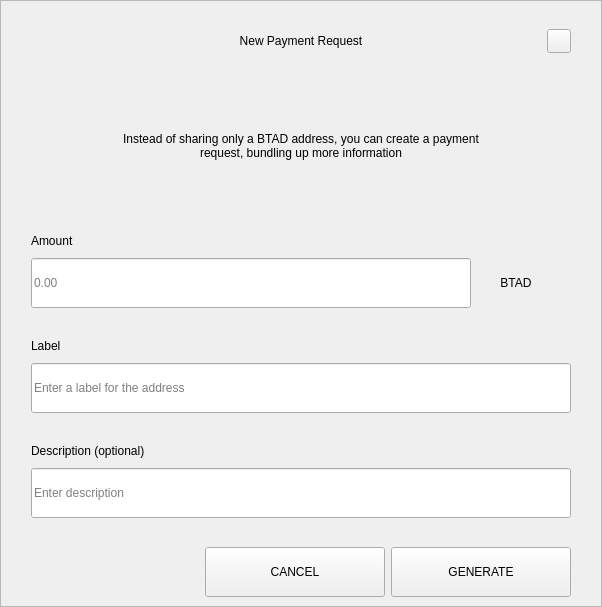
<?xml version="1.0" encoding="UTF-8"?>
<ui version="4.0">
 <class>RequestDialog</class>
 <widget class="QDialog" name="RequestDialog">
  <property name="geometry">
   <rect>
    <x>0</x>
    <y>0</y>
    <width>602</width>
    <height>607</height>
   </rect>
  </property>
  <property name="windowTitle">
   <string>Dialog</string>
  </property>
  <layout class="QVBoxLayout" name="verticalLayout_5">
   <property name="spacing">
    <number>0</number>
   </property>
   <property name="leftMargin">
    <number>0</number>
   </property>
   <property name="topMargin">
    <number>0</number>
   </property>
   <property name="rightMargin">
    <number>0</number>
   </property>
   <property name="bottomMargin">
    <number>0</number>
   </property>
   <item>
    <widget class="QFrame" name="frame">
     <property name="styleSheet">
      <string notr="true"/>
     </property>
     <property name="frameShape">
      <enum>QFrame::StyledPanel</enum>
     </property>
     <property name="frameShadow">
      <enum>QFrame::Raised</enum>
     </property>
     <layout class="QVBoxLayout" name="verticalLayout_4" stretch="1,0,0">
      <property name="spacing">
       <number>0</number>
      </property>
      <property name="leftMargin">
       <number>30</number>
      </property>
      <property name="topMargin">
       <number>20</number>
      </property>
      <property name="rightMargin">
       <number>30</number>
      </property>
      <property name="bottomMargin">
       <number>0</number>
      </property>
      <item>
       <layout class="QHBoxLayout" name="horizontalLayout_3">
        <property name="spacing">
         <number>0</number>
        </property>
        <item>
         <spacer name="horizontalSpacer_21">
          <property name="orientation">
           <enum>Qt::Horizontal</enum>
          </property>
          <property name="sizeHint" stdset="0">
           <size>
            <width>40</width>
            <height>20</height>
           </size>
          </property>
         </spacer>
        </item>
        <item>
         <widget class="QLabel" name="labelTitle">
          <property name="minimumSize">
           <size>
            <width>0</width>
            <height>40</height>
           </size>
          </property>
          <property name="maximumSize">
           <size>
            <width>16777215</width>
            <height>40</height>
           </size>
          </property>
          <property name="styleSheet">
           <string notr="true">padding-left:24px;</string>
          </property>
          <property name="text">
           <string>New Payment Request</string>
          </property>
          <property name="alignment">
           <set>Qt::AlignCenter</set>
          </property>
          <property name="margin">
           <number>7</number>
          </property>
         </widget>
        </item>
        <item>
         <spacer name="horizontalSpacer">
          <property name="orientation">
           <enum>Qt::Horizontal</enum>
          </property>
          <property name="sizeHint" stdset="0">
           <size>
            <width>40</width>
            <height>20</height>
           </size>
          </property>
         </spacer>
        </item>
        <item>
         <widget class="QPushButton" name="btnEsc">
          <property name="minimumSize">
           <size>
            <width>24</width>
            <height>24</height>
           </size>
          </property>
          <property name="maximumSize">
           <size>
            <width>24</width>
            <height>24</height>
           </size>
          </property>
          <property name="focusPolicy">
           <enum>Qt::NoFocus</enum>
          </property>
          <property name="text">
           <string/>
          </property>
         </widget>
        </item>
       </layout>
      </item>
      <item>
       <widget class="QStackedWidget" name="stack">
        <property name="minimumSize">
         <size>
          <width>540</width>
          <height>0</height>
         </size>
        </property>
        <property name="maximumSize">
         <size>
          <width>540</width>
          <height>16777215</height>
         </size>
        </property>
        <property name="currentIndex">
         <number>0</number>
        </property>
        <widget class="QWidget" name="page_1">
         <property name="minimumSize">
          <size>
           <width>540</width>
           <height>0</height>
          </size>
         </property>
         <property name="maximumSize">
          <size>
           <width>540</width>
           <height>16777215</height>
          </size>
         </property>
         <layout class="QVBoxLayout" name="layout1">
          <property name="spacing">
           <number>0</number>
          </property>
          <property name="leftMargin">
           <number>0</number>
          </property>
          <property name="topMargin">
           <number>0</number>
          </property>
          <property name="rightMargin">
           <number>0</number>
          </property>
          <property name="bottomMargin">
           <number>0</number>
          </property>
          <item>
           <spacer name="verticalSpacer_21">
            <property name="orientation">
             <enum>Qt::Vertical</enum>
            </property>
            <property name="sizeType">
             <enum>QSizePolicy::Fixed</enum>
            </property>
            <property name="sizeHint" stdset="0">
             <size>
              <width>20</width>
              <height>30</height>
             </size>
            </property>
           </spacer>
          </item>
          <item alignment="Qt::AlignHCenter">
           <widget class="QLabel" name="labelMessage">
            <property name="minimumSize">
             <size>
              <width>400</width>
              <height>50</height>
             </size>
            </property>
            <property name="text">
             <string>Instead of sharing only a BTAD address, you can create a payment request, bundling up more information</string>
            </property>
            <property name="alignment">
             <set>Qt::AlignCenter</set>
            </property>
            <property name="wordWrap">
             <bool>true</bool>
            </property>
           </widget>
          </item>
          <item alignment="Qt::AlignBottom">
           <widget class="QWidget" name="containerAmount" native="true">
            <layout class="QVBoxLayout" name="verticalLayout">
             <property name="spacing">
              <number>9</number>
             </property>
             <property name="leftMargin">
              <number>0</number>
             </property>
             <property name="topMargin">
              <number>0</number>
             </property>
             <property name="rightMargin">
              <number>0</number>
             </property>
             <property name="bottomMargin">
              <number>0</number>
             </property>
             <item>
              <widget class="QLabel" name="labelSubtitleAmount">
               <property name="minimumSize">
                <size>
                 <width>350</width>
                 <height>16</height>
                </size>
               </property>
               <property name="maximumSize">
                <size>
                 <width>16777215</width>
                 <height>16</height>
                </size>
               </property>
               <property name="text">
                <string>Amount</string>
               </property>
              </widget>
             </item>
             <item alignment="Qt::AlignTop">
              <widget class="QWidget" name="layoutAmount" native="true">
               <layout class="QHBoxLayout" name="horizontalLayout" stretch="2,0">
                <property name="spacing">
                 <number>0</number>
                </property>
                <property name="leftMargin">
                 <number>0</number>
                </property>
                <property name="topMargin">
                 <number>0</number>
                </property>
                <property name="rightMargin">
                 <number>0</number>
                </property>
                <property name="bottomMargin">
                 <number>0</number>
                </property>
                <item>
                 <widget class="QLineEdit" name="lineEditAmount">
                  <property name="minimumSize">
                   <size>
                    <width>0</width>
                    <height>50</height>
                   </size>
                  </property>
                  <property name="maximumSize">
                   <size>
                    <width>16777215</width>
                    <height>50</height>
                   </size>
                  </property>
                  <property name="placeholderText">
                   <string notr="true">0.00</string>
                  </property>
                 </widget>
                </item>
                <item>
                 <widget class="QWidget" name="comboContainer" native="true">
                  <property name="minimumSize">
                   <size>
                    <width>100</width>
                    <height>50</height>
                   </size>
                  </property>
                  <property name="maximumSize">
                   <size>
                    <width>16777215</width>
                    <height>50</height>
                   </size>
                  </property>
                  <layout class="QHBoxLayout" name="horizontalLayout_31">
                   <property name="spacing">
                    <number>0</number>
                   </property>
                   <property name="leftMargin">
                    <number>0</number>
                   </property>
                   <property name="topMargin">
                    <number>0</number>
                   </property>
                   <property name="rightMargin">
                    <number>10</number>
                   </property>
                   <property name="bottomMargin">
                    <number>0</number>
                   </property>
                   <item>
                    <widget class="QLabel" name="comboBoxCoin">
                     <property name="text">
                      <string>BTAD</string>
                     </property>
                     <property name="alignment">
                      <set>Qt::AlignCenter</set>
                     </property>
                    </widget>
                   </item>
                  </layout>
                 </widget>
                </item>
               </layout>
              </widget>
             </item>
            </layout>
           </widget>
          </item>
          <item>
           <spacer name="verticalSpacer_31">
            <property name="orientation">
             <enum>Qt::Vertical</enum>
            </property>
            <property name="sizeType">
             <enum>QSizePolicy::Fixed</enum>
            </property>
            <property name="sizeHint" stdset="0">
             <size>
              <width>20</width>
              <height>30</height>
             </size>
            </property>
           </spacer>
          </item>
          <item>
           <layout class="QVBoxLayout" name="verticalLayoutLabel">
            <property name="spacing">
             <number>9</number>
            </property>
            <item>
             <widget class="QLabel" name="labelSubtitleLabel">
              <property name="minimumSize">
               <size>
                <width>0</width>
                <height>16</height>
               </size>
              </property>
              <property name="maximumSize">
               <size>
                <width>16777215</width>
                <height>16</height>
               </size>
              </property>
              <property name="text">
               <string>Label</string>
              </property>
             </widget>
            </item>
            <item>
             <widget class="QLineEdit" name="lineEditLabel">
              <property name="minimumSize">
               <size>
                <width>0</width>
                <height>50</height>
               </size>
              </property>
              <property name="maximumSize">
               <size>
                <width>16777215</width>
                <height>50</height>
               </size>
              </property>
              <property name="placeholderText">
               <string>Enter a label for the address</string>
              </property>
             </widget>
            </item>
           </layout>
          </item>
          <item>
           <spacer name="verticalSpacer_34">
            <property name="orientation">
             <enum>Qt::Vertical</enum>
            </property>
            <property name="sizeType">
             <enum>QSizePolicy::Fixed</enum>
            </property>
            <property name="sizeHint" stdset="0">
             <size>
              <width>20</width>
              <height>30</height>
             </size>
            </property>
           </spacer>
          </item>
          <item>
           <layout class="QVBoxLayout" name="verticalLayoutDescription">
            <property name="spacing">
             <number>9</number>
            </property>
            <item>
             <widget class="QLabel" name="labelSubtitleDescription">
              <property name="minimumSize">
               <size>
                <width>0</width>
                <height>16</height>
               </size>
              </property>
              <property name="maximumSize">
               <size>
                <width>16777215</width>
                <height>16</height>
               </size>
              </property>
              <property name="text">
               <string>Description (optional)</string>
              </property>
             </widget>
            </item>
            <item>
             <widget class="QLineEdit" name="lineEditDescription">
              <property name="minimumSize">
               <size>
                <width>0</width>
                <height>50</height>
               </size>
              </property>
              <property name="maximumSize">
               <size>
                <width>16777215</width>
                <height>50</height>
               </size>
              </property>
              <property name="placeholderText">
               <string>Enter description</string>
              </property>
             </widget>
            </item>
            <item>
             <spacer name="verticalSpacer_4">
              <property name="orientation">
               <enum>Qt::Vertical</enum>
              </property>
              <property name="sizeType">
               <enum>QSizePolicy::Fixed</enum>
              </property>
              <property name="sizeHint" stdset="0">
               <size>
                <width>20</width>
                <height>20</height>
               </size>
              </property>
             </spacer>
            </item>
           </layout>
          </item>
         </layout>
        </widget>
        <widget class="QWidget" name="page_2">
         <layout class="QVBoxLayout" name="layout2">
          <item>
           <spacer name="verticalSpacer_5">
            <property name="orientation">
             <enum>Qt::Vertical</enum>
            </property>
            <property name="sizeType">
             <enum>QSizePolicy::Fixed</enum>
            </property>
            <property name="sizeHint" stdset="0">
             <size>
              <width>20</width>
              <height>50</height>
             </size>
            </property>
           </spacer>
          </item>
          <item alignment="Qt::AlignHCenter">
           <widget class="QLabel" name="labelQrImg">
            <property name="minimumSize">
             <size>
              <width>260</width>
              <height>260</height>
             </size>
            </property>
            <property name="maximumSize">
             <size>
              <width>260</width>
              <height>260</height>
             </size>
            </property>
            <property name="text">
             <string/>
            </property>
            <property name="alignment">
             <set>Qt::AlignCenter</set>
            </property>
           </widget>
          </item>
          <item>
           <spacer name="verticalSpacer_2">
            <property name="orientation">
             <enum>Qt::Vertical</enum>
            </property>
            <property name="sizeType">
             <enum>QSizePolicy::Fixed</enum>
            </property>
            <property name="sizeHint" stdset="0">
             <size>
              <width>20</width>
              <height>30</height>
             </size>
            </property>
           </spacer>
          </item>
          <item alignment="Qt::AlignHCenter">
           <widget class="QLabel" name="labelAddress">
            <property name="text">
             <string>D7VFR83SQbiezrW72hjcWJtcfip5krte2Z </string>
            </property>
           </widget>
          </item>
          <item>
           <spacer name="verticalSpacer_32">
            <property name="orientation">
             <enum>Qt::Vertical</enum>
            </property>
            <property name="sizeType">
             <enum>QSizePolicy::Expanding</enum>
            </property>
            <property name="sizeHint" stdset="0">
             <size>
              <width>20</width>
              <height>20</height>
             </size>
            </property>
           </spacer>
          </item>
          <item>
           <layout class="QHBoxLayout" name="horizontal">
            <property name="leftMargin">
             <number>20</number>
            </property>
            <property name="rightMargin">
             <number>20</number>
            </property>
            <property name="bottomMargin">
             <number>20</number>
            </property>
            <item>
             <spacer name="horizontalSpacer_4">
              <property name="orientation">
               <enum>Qt::Horizontal</enum>
              </property>
              <property name="sizeHint" stdset="0">
               <size>
                <width>40</width>
                <height>20</height>
               </size>
              </property>
             </spacer>
            </item>
            <item>
             <widget class="QPushButton" name="btnCopyAddress">
              <property name="minimumSize">
               <size>
                <width>180</width>
                <height>50</height>
               </size>
              </property>
              <property name="text">
               <string>COPY ADDRESS</string>
              </property>
             </widget>
            </item>
            <item>
             <widget class="QPushButton" name="btnCopyUrl">
              <property name="minimumSize">
               <size>
                <width>180</width>
                <height>50</height>
               </size>
              </property>
              <property name="text">
               <string>COPY URL</string>
              </property>
             </widget>
            </item>
            <item>
             <spacer name="horizontalSpacer_2">
              <property name="orientation">
               <enum>Qt::Horizontal</enum>
              </property>
              <property name="sizeHint" stdset="0">
               <size>
                <width>40</width>
                <height>20</height>
               </size>
              </property>
             </spacer>
            </item>
           </layout>
          </item>
         </layout>
        </widget>
       </widget>
      </item>
      <item>
       <widget class="QWidget" name="buttonsStack" native="true">
        <layout class="QHBoxLayout" name="horizontalLayout_5">
         <property name="leftMargin">
          <number>20</number>
         </property>
         <property name="rightMargin">
          <number>0</number>
         </property>
         <item>
          <spacer name="horizontalSpacer_41">
           <property name="orientation">
            <enum>Qt::Horizontal</enum>
           </property>
           <property name="sizeHint" stdset="0">
            <size>
             <width>40</width>
             <height>20</height>
            </size>
           </property>
          </spacer>
         </item>
         <item>
          <widget class="QPushButton" name="btnCancel">
           <property name="minimumSize">
            <size>
             <width>180</width>
             <height>50</height>
            </size>
           </property>
           <property name="focusPolicy">
            <enum>Qt::NoFocus</enum>
           </property>
           <property name="text">
            <string>CANCEL</string>
           </property>
          </widget>
         </item>
         <item>
          <widget class="QPushButton" name="btnSave">
           <property name="minimumSize">
            <size>
             <width>180</width>
             <height>50</height>
            </size>
           </property>
           <property name="focusPolicy">
            <enum>Qt::NoFocus</enum>
           </property>
           <property name="text">
            <string>GENERATE</string>
           </property>
          </widget>
         </item>
        </layout>
       </widget>
      </item>
     </layout>
    </widget>
   </item>
  </layout>
 </widget>
 <resources/>
 <connections/>
</ui>
